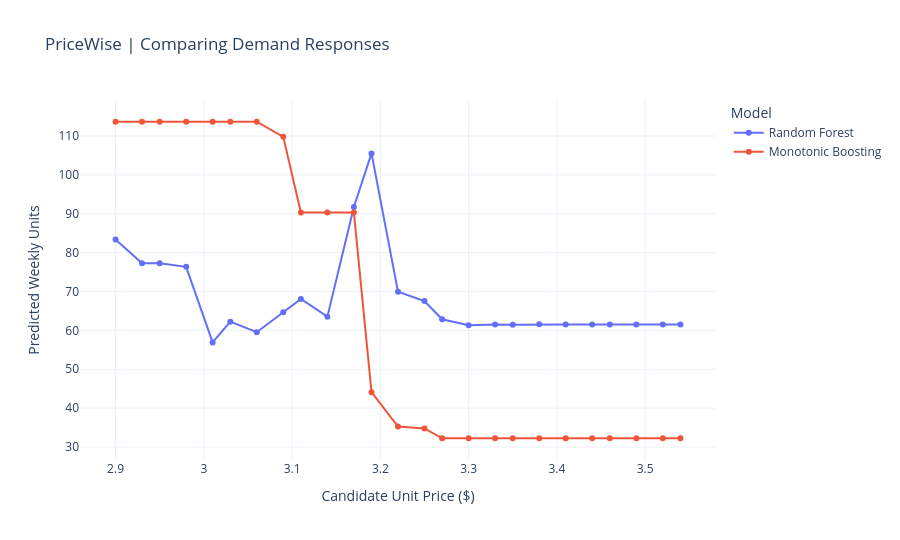

Notebook code cell kept with this figure:
### Code cell
# Cell 9 — Random Forest vs constrained boosting

constrained_units = np.maximum(
    monotone_model.predict(scenarios),
    0,
)

curve_comparison = pd.DataFrame({
    "price": prices,
    "Random Forest": predicted_units,
    "Monotonic Boosting": constrained_units,
})

# Monotonicity check:
# increasing price must not increase predicted demand.
price_steps = np.diff(constrained_units)

violations = int((price_steps > 1e-6).sum())

print("PRICE RESPONSE DIAGNOSTICS")
print("=" * 40)

print("Constrained model violations:", violations)

print(
    "Random Forest demand range:",
    round(float(np.ptp(predicted_units)), 2),
)

print(
    "Monotonic model demand range:",
    round(float(np.ptp(constrained_units)), 2),
)

assert violations == 0, (
    "Constrained model violates price monotonicity"
)

# Convert to long format for plotting.
plot_data = curve_comparison.melt(
    id_vars="price",
    var_name="Model",
    value_name="Predicted Units",
)

fig = px.line(
    plot_data,
    x="price",
    y="Predicted Units",
    color="Model",
    markers=True,
    title="PriceWise | Comparing Demand Responses",
    labels={
        "price": "Candidate Unit Price ($)",
        "Predicted Units": "Predicted Weekly Units",
    },
)

fig.update_layout(
    template="plotly_white",
    height=540,
    hovermode="x unified",
)

fig.show()

### Figure 1 — Plotly figure (JSON) as saved in the notebook; plotly's stock layout.template omitted (floating-point values rounded to 4 significant figures)
{"data": [{"hovertemplate": "Model=Random Forest<br>Candidate Unit Price ($)=%{x}<br>Predicted Weekly Units=%{y}<extra></extra>", "legendgroup": "Random Forest", "line": {"color": "#636efa", "dash": "solid"}, "marker": {"symbol": "circle"}, "mode": "lines+markers", "name": "Random Forest", "orientation": "v", "showlegend": true, "type": "scatter", "x": [2.9, 2.93, 2.95, 2.98, 3.01, 3.03, 3.06, 3.09, 3.11, 3.14, 3.17, 3.19, 3.22, 3.25, 3.27, 3.3, 3.33, 3.35, 3.38, 3.41, 3.44, 3.46, 3.49, 3.52, 3.54], "xaxis": "x", "y": [83.36, 77.26, 77.26, 76.34, 56.9, 62.24, 59.53, 64.69, 68.07, 63.54, 91.75, 105.5, 69.93, 67.54, 62.86, 61.33, 61.53, 61.47, 61.57, 61.54, 61.54, 61.54, 61.54, 61.54, 61.54], "yaxis": "y"}, {"hovertemplate": "Model=Monotonic Boosting<br>Candidate Unit Price ($)=%{x}<br>Predicted Weekly Units=%{y}<extra></extra>", "legendgroup": "Monotonic Boosting", "line": {"color": "#EF553B", "dash": "solid"}, "marker": {"symbol": "circle"}, "mode": "lines+markers", "name": "Monotonic Boosting", "orientation": "v", "showlegend": true, "type": "scatter", "x": [2.9, 2.93, 2.95, 2.98, 3.01, 3.03, 3.06, 3.09, 3.11, 3.14, 3.17, 3.19, 3.22, 3.25, 3.27, 3.3, 3.33, 3.35, 3.38, 3.41, 3.44, 3.46, 3.49, 3.52, 3.54], "xaxis": "x", "y": [113.7, 113.7, 113.7, 113.7, 113.7, 113.7, 113.7, 109.8, 90.33, 90.33, 90.33, 44.1, 35.25, 34.76, 32.25, 32.25, 32.25, 32.25, 32.25, 32.25, 32.25, 32.25, 32.25, 32.25, 32.25], "yaxis": "y"}], "layout": {"height": 540, "hovermode": "x unified", "legend": {"title": {"text": "Model"}, "tracegroupgap": 0}, "title": {"text": "PriceWise | Comparing Demand Responses"}, "xaxis": {"anchor": "y", "domain": [0, 1], "title": {"text": "Candidate Unit Price ($)"}}, "yaxis": {"anchor": "x", "domain": [0, 1], "title": {"text": "Predicted Weekly Units"}}}}
